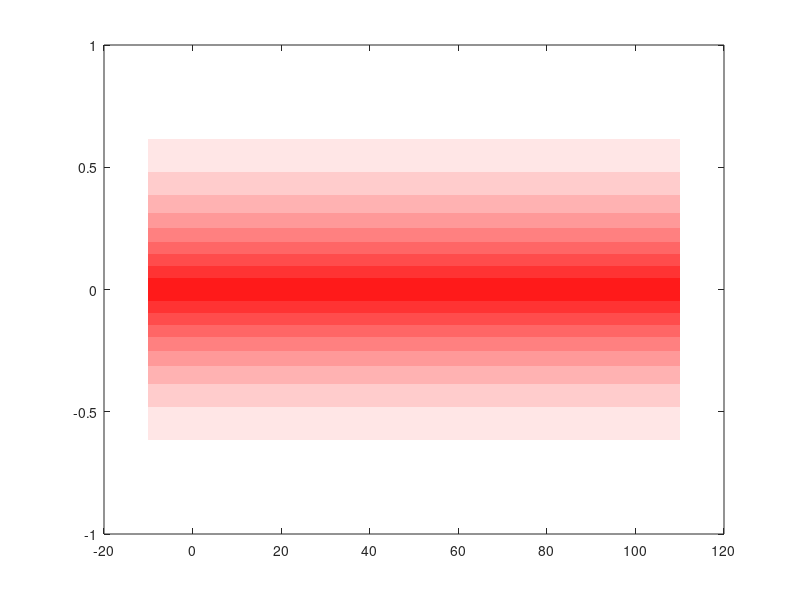

The MATLAB script that drew this image: (Note: this script raises an error after producing the figure.)
function plot_oned_gp( savefigs )
%
% A demo showing what happens if you condition on GPs.
%
% David Duvenaud
% March 2014

addpath(genpath( 'utils' ));

if nargin < 1; savefigs = false; end

% How to save figure.
introfigsdir = '../figures/intro';
dpi = 600;

% How figure looks.
num_quantiles = 10;
Nstar = 200;
ylimits = [-1 1.1];
show_samples = true;
sample_ix_subset = false;
num_rand_samples = 10;

% Specify GP model.
sigma = .02;
length_scale = 20;
output_variance = 0.14;

% Make up some data
x = [ 20 80 35 ]';
y = [ -10 55 40 ]' ./100;


max_N = length(x);

% Condition on one datapoint at a time.
for N = 0:max_N

    % Fill in gram matrix
    K = NaN(N,N);
    for j = 1:N
        for k = 1:N
            K(j,k) = kernel( x(j), x(k), length_scale, output_variance );
        end
    end

    % Compute inverse covariance
    Kn = K + sigma^2 .* diag(ones(N, 1));

    % Compute covariance with test points.
    xstar = linspace(-10,110, Nstar);
    Kstar = NaN(Nstar, N);
    kfull = NaN(Nstar, Nstar);
    for j = 1:Nstar
        for k = 1:N
            Kstar(j,k) = kernel( xstar(j), x(k), length_scale, output_variance);
        end
        kstarstar = kernel( xstar(j), xstar(j), length_scale, output_variance);
        for k = 1:Nstar
            kfull(j,k) = kernel( xstar(j), xstar(k), length_scale, output_variance);
        end
    end

    % Compute posterior mean and variance.
    f = (Kstar / Kn) * y(1:N);
    variance = kstarstar - diag((Kstar / Kn) * Kstar');

    full_variance = kfull - (Kstar / Kn) * Kstar';

    % Plot posterior mean and variance.
    figure(N+1); clf;
    quantiles = linspace(0,0.5,num_quantiles+1);%0:0.05:0.5;
    quantiles = quantiles(2:end);

    for s = quantiles
        edges = [f+norminv(s, 0, 1).*sqrt(variance); ...
         flipdim(f-norminv(s, 0, 1).*sqrt(variance),1)]; 
        hc1 = fill([xstar'; flipdim(xstar',1)], edges, color_spectrum(2*s), 'EdgeColor', 'none'); hold on;
    end    






    if show_samples
        % Plot posterior samples
        
        
        seed=0;   % fixing the seed of the random generators
        randn('state',seed);
        rand('state',seed);

        for n_sample = 1:num_rand_samples
            if sample_ix_subset
                cur_ixs = sort(randperm(Nstar, 2));
                cur_range = cur_ixs(1):cur_ixs(2);
            else
                cur_range = 1:Nstar;
            end
            sample = mvnrnd( f, full_variance, 1);
            hs = plot( xstar(cur_range), sample(cur_range), '-', 'Color', colorbrew(n_sample), 'Linewidth', 1); hold on;
            %
        end
    end
    
    h2 = plot( x(1:N), y(1:N), 'k+', 'Linewidth', 1.5, 'Markersize', 10); hold on;

    
    ylim( ylimits);
    xlim( [xstar(1), xstar(end)]);

    set(gca,'Layer','top')   % Show the axes again

    %legend_handle = legend( [hc1 h2 ], { 'GP Posterior Uncertainty', 'Data'}, 'Location', 'SouthEast');
    %set_thesis_fonts( gca, legend_handle );
    set( gca, 'XTick', [] );
    set( gca, 'yTick', [] );
    set( gca, 'XTickLabel', '' );
    set( gca, 'yTickLabel', '' );
    %xlabel( '$x$' );
    %ylabel( '$f(x)$\qquad' );
    set(get(gca,'XLabel'),'Rotation',0,'Interpreter','latex', 'Fontsize', 16);
    set(get(gca,'YLabel'),'Rotation',0,'Interpreter','latex', 'Fontsize', 16);
    set(gcf, 'color', 'white');

    % Add axes, legend, make the plot look nice, and save it.
    tightfig();
    set_fig_units_cm(10,6);

    if savefigs
        filename = sprintf('%s/%s-%d', introfigsdir, 'fuzzy', N );
        %myaa('publish');
        %savepng(gcf, filename);
        save2pdf(filename, gcf, dpi, true );
    end
end
end

function col = color_spectrum(p)
    no_col = [1 1 1];
    full_col = [ 1 0 0 ];
    col = (1 - p)*no_col + p*full_col;
end

function d = kernel(x, y, length_scale, output_variance)
    d = output_variance * exp( - 0.5 * ( (( x - y ) ./ length_scale) .^ 2 )  ); ...
      %+ 3.*output_variance * exp( - 0.5 * ( ( ( x - y ) ./ (length_scale * 10) ).^ 2 ) ) ...
      %+ 0.01 * output_variance * exp( - 0.5 * ( ( ( x - y ) ./ (length_scale ./ 10) ).^ 2 ) );
end
